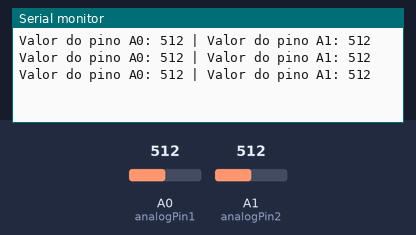
A sketch run on a simulated Arduino Uno, built with avr-gcc and run on an emulated ATmega328P. Parts: the last lines printed to the serial monitor. The test bench sets the inputs (shaded band); at power-on: A0 (analogPin1) = 512, A1 (analogPin2) = 512.

Above: at 1.3 s.
1.4 s: A0 (analogPin1) set to 716
At 1.9 s:
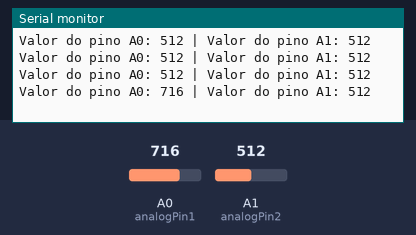
2.9 s: A1 (analogPin2) set to 716
At 3.4 s:
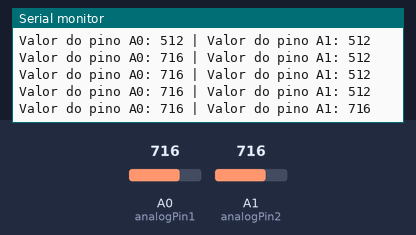
4.4 s: A0 (analogPin1) set to 900
At 4.8 s:
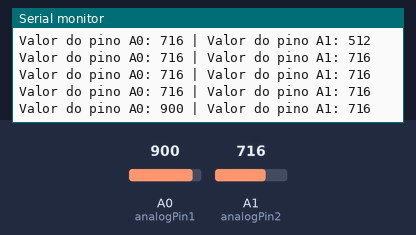
5.9 s: A1 (analogPin2) set to 900
At 6.4 s:
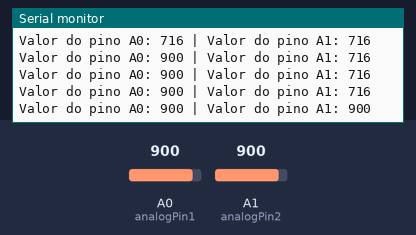
Timing chart, 0 to 8.4 s (numbered marks = the images above; inputs shaded):
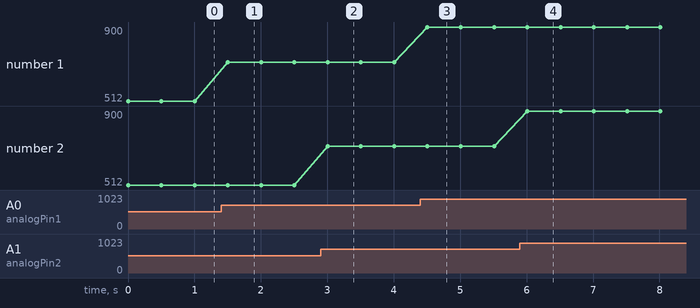

The sketch:

atv6.ino
```cpp
// 6- O objeivo deste exercício é criar um programa para
// Arduino que lê os valores de duas entradas
// analógicas e exibe o resultado no monitor serial.

int analogPin1 = A0;   // Pino analógico 1
int analogPin2 = A1;   // Pino analógico 2
int valor1 = 0;         // Variável para armazenar o valor lido do pino analógico 1
int valor2 = 0;         // Variável para armazenar o valor lido do pino analógico 2

void setup() {
  // Inicializa a comunicação serial para monitoramento
  Serial.begin(9600);
}

void loop() {
  // Lê os valores dos pinos analógicos
  valor1 = analogRead(analogPin1);  // Lê o valor do pino A0
  valor2 = analogRead(analogPin2);  // Lê o valor do pino A1

  // Exibe os valores lidos no monitor serial
  Serial.print("Valor do pino A0: ");
  Serial.print(valor1);
  Serial.print(" | Valor do pino A1: ");
  Serial.println(valor2);

  // Aguarda um curto tempo antes de fazer a próxima leitura
  delay(500);  // Ajuste o tempo de delay conforme necessário
}
```

Measured:
- after the input at 1.4 s, the serial monitor: prints a new line after 0.10 s (image 1)
- after the input at 2.9 s, the serial monitor: prints a new line after 0.11 s (image 2)
- after the input at 4.4 s, the serial monitor: prints a new line after 0.11 s (image 3)
- after the input at 5.9 s, the serial monitor: prints a new line after 0.11 s (image 4)
- plotted number 1: 512 → 716 after the input at 1.4 s, 716 → 900 after the input at 4.4 s
